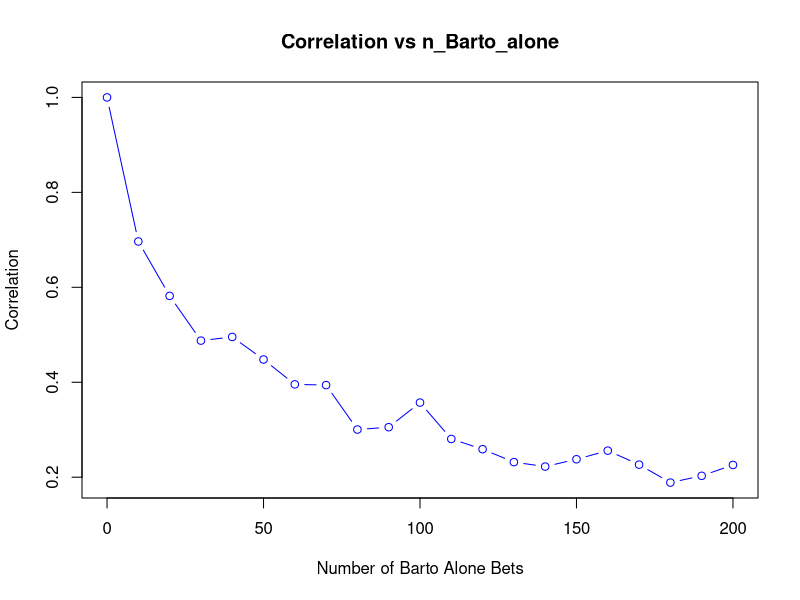
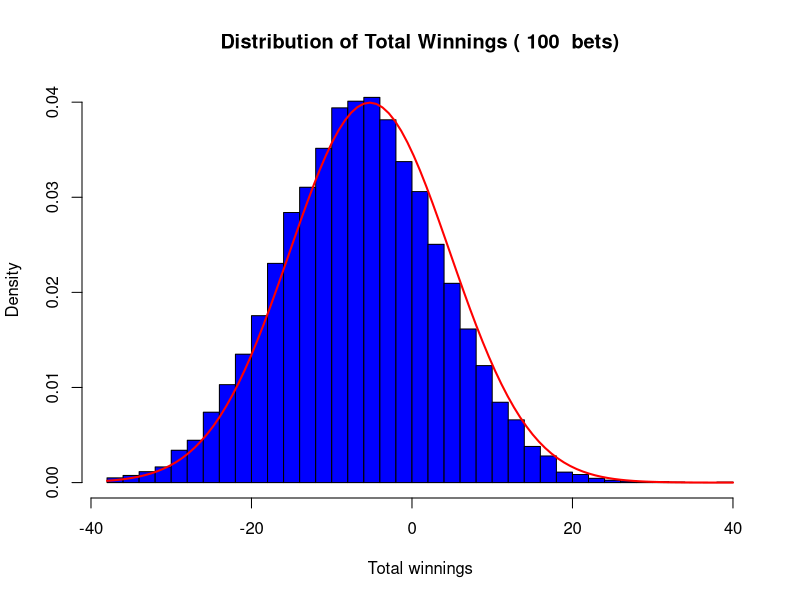

These figures' R source, in order:
#Problem 1a: Create a function studio04_problem_1a(n_together,n_Barto_alone,ntrials)
#which does the following: simulate Barto's and Axel's daily winnings, estimate means and variances
#of those quantitites. Additionally, function should calculate covariance and correlation
#Barto's and Axel's daily winnings.

#One trial consists of a simulation of one day of gambling.
#• Run ntrials trials.
#• Use the cat statements provided to print the sample means, variances, covariance and
#correlation.
#• In the cat statements, you will need to provide the variables using the names you
#chose for the various quantities.

#To do so you might find usifeul studying and adapting the following code:

# Будемо працювати на основі цього:
# але в заваданні там всього треба буде росписувати, жах короче

# 1. Test the 0.68, 0.95 rules
# s = rnorm(10000, 0, 1)
# m1 = mean(abs(s) < 1)
# m2 = mean(abs(s) < 2)
# cat('Mean m1 should be near 0.68: m1 = ', m1, '\n')
# cat('Mean m2 should be near 0.95: m2 = ', m2, '\n')

# Problem1 <- function(n_tries,n_togather,n_alone){
#   wintogather <- rbinom(n_tries,n_togather,18/38)
#   incometogether <- wintogather-(n_togather-wintogather)
#   winalone <- rbinom(n_tries, n_alone, 18/38)
#   incomealone <- winalone-(n_alone-winalone)
#   incomeA<-incometogether
#   incomeB<-incometogether+incomealone
#   return(cor(incomeA,incomeB))
# }
# Problem1(1000,100,10)

# v = var(s)
# cat('Variance should be near 1: v = ', v, '\n')
# cv = cov(s,2*s)
# cat('Covariance should be positive: cv = ', cv, '\n')
# cr = cor(s,2*s)
# cat('Covariance should be near 1: cr = ', cr, '\n')


studio04_problem_1a <- function(n_together, n_Barto_alone, ntrials) {
  p_red <- 18 / 38

  axel_winnings <- numeric(ntrials)
  barto_winnings <- numeric(ntrials)
  
  for (i in 1:ntrials) {
    # Axel_Barto_together
    win_together <- rbinom(1, n_together, p_red)
    together_losses <- n_together - win_together
    axel_together <- win_together - together_losses
    barto_together <- axel_together
    # Barto_alone 
    barto_alone_wins <- rbinom(1, n_Barto_alone, p_red) #хоча я і пишу ред, по-суті шанс чорний=червоний, тому сенсу вводити змінну для приколу - не хочу
    barto_alone_losses <- n_Barto_alone - barto_alone_wins
    barto_alone_income <- barto_alone_wins - barto_alone_losses
    # Total_win
    axel_winnings[i] <- axel_together
    barto_winnings[i] <- barto_together + barto_alone_income
  }
  # Ну і понову виводимо цю всю приколюху
  mean_axel <- mean(axel_winnings)
  mean_barto <- mean(barto_winnings)
  var_axel <- var(axel_winnings)
  var_barto <- var(barto_winnings)
  covar <- cov(axel_winnings, barto_winnings)
  corr <- cor(axel_winnings, barto_winnings)
  
  cat("Mean Axel:", mean_axel,'\n')
  cat("Mean Barto:", mean_barto,'\n')
  cat("Variance Axel:", var_axel,'\n')
  cat("Variance Barto:", var_barto,'\n')
  cat("Covariance:", covar,'\n')
  cat("Correlation:", corr,'\n')
  
  return(list(covar = covar, corr = corr)) #ця приколюха нам знадобиться в 1.б бо по простому не виходить
}

studio04_problem_1a(10, 20, 1000)

#Problem 1b: Create a function studio04_problem_1b()
#which does the following: applies studio04_problem_1a() with n_together = 10 and 
#various values of n_Barto_alone. As output should show how sample covariance and
#correlation change as n_Barto_alone increases.

# 2. 
# Воно до речі чогось не працює, не знаю чому, але графік який виводився був не тим який був у вас на прктиці
# corr<-rep(0,200)
# for (i in seq(10,200,10)){
#   corr[i/10]<-Problem1(1000,100,i)
# }
# plot(corr)

n_together <- 10
n_Barto_values <- seq(0, 200, 10)
cov_values <- numeric(length(n_Barto_values)) # це по-суті пусті 20 комірочок для заповнення даними 
cor_values <- numeric(length(n_Barto_values))
    
for (i in seq_along(n_Barto_values)) {
  res <- studio04_problem_1a(n_together, n_Barto_values[i], ntrials=1000)
  cov_values[i] <- res$covar
  cor_values[i] <- res$corr
}
    
# Plot correlation vs n_Barto_alone
plot(n_Barto_values, cor_values, type='b', col='blue',
    main='Correlation vs n_Barto_alone',
    xlab='Number of Barto Alone Bets', ylab='Correlation')

#Problem 2:Create a function studio04_problem_2(n_bets_per_trial, ntrials)
#which does the following: simulates ntrials of a player betting 1 dollar on red
#n_bets_per_trial and calculates their total winning, plots histogram of those winnings,
#plots corresponding normal density over the histogram.
#Hint: the task is very similar to studio 3, you can try to adapt your code from it


studio04_problem_2 <- function(n_bets_per_trial, ntrials) {
  p_red <- 18 / 38
  winnings <- numeric(ntrials)
  
  for (i in 1:ntrials) {
    results <- rbinom(n_bets_per_trial, 1, p_red) #ну тут по ідеї біном тому-що результат - так\ні 
    income <- sum(ifelse(results == 1, 1, -1)) #я пару раз використовув цю пиколюху і ніколи не пояснював - 
    # тут прикол в функції 1)експеримент 2)якщо так 3)якщо ні. і на основі цього дає разовий результат
    winnings[i] <- income
  }
  hist(winnings, freq=FALSE, col='blue', breaks=40,
       main=paste('Distribution of Total Winnings (', n_bets_per_trial, ' bets)'),
       xlab='Total winnings')
  
  mean_theor <- n_bets_per_trial * (p_red - (1 - p_red))
  sd_theor <- sqrt(n_bets_per_trial * 4 * p_red * (1 - p_red))
  
  curve(dnorm(x, mean=mean_theor, sd=sd_theor),
        add=TRUE, col='red', lwd=2) #тут add відповідає за те щоб накладатися, бо чогось у мене line не працює
}

studio04_problem_2(100, 10000)

#Supplementary problem: Responsible or Irreseponsible?
#Suppose Barto and Axel both have 500 dollars and have a huge debt to mafia of size 2000
#Barto, being paralyzed by fear, bets 1 dollar or red each game, untill he either runs out of money
#or reaches target sum of 2000
#Axel is affected by fear differently, he bets all he has each time, untill he either runs out of money
#or reaches target sum of 2000

#Who of those 2 is more likely to reach target sum?
#Why is that so?
#If time allows, play around with other possible strategies (e.g. bet half of money one has each time)

#щодо теоретичних питань, я не знаю чи вони обов'язкові але нехай. Тут для мене все більш однозначно.Чого так - 
# якщо бетити усі свої гроші разом, то тобі має повезти 2 рази підряд, так, шанс невеликий, але порівняно з
# тим, як людина ставить по 1 баксу кожен раз, при тому що шанс перемогти нижче 50% - шанс того що він 
# так заробить 2000 баксів - майже неможливий. Тому я вірю в Акселя більше в цьому питанні. Щодо питання про 
# ставити половину - я б бетив по 1\8 від загального банку, напевно. Так я не дуже буду просідати одразу 
# після 2-3 програшів і буде шанс відігратися, але сума достатня для того щоб щось отримати, а не 1 бакс.
